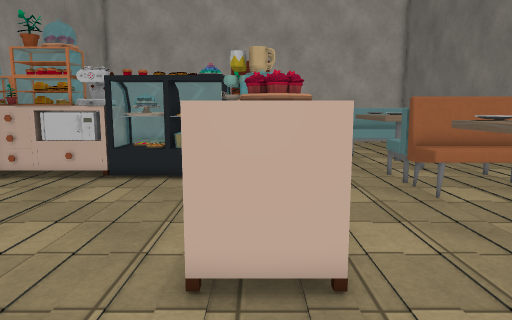
[1] (above)

24 first-person views from a walk through a scene from a Unity 3-D project. The camera is 1.4 m above the floor, tilts 8° down and sees 70° across. The floor is counted in squares, 0.5 m on a side. Each view is taken from the middle of a square. On the plan, view 1 faces up. The plan holds only what a view shows up to about 20 squares ahead; the rest is blank. The player is left out. Some surface patterns are stand-ins.

[2]
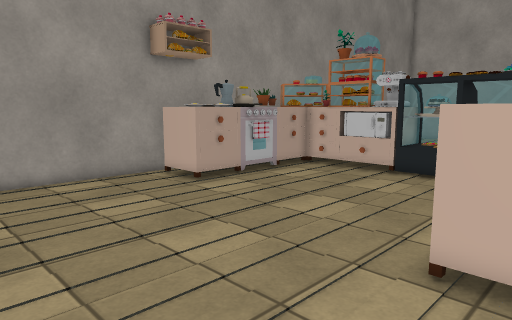

[3]
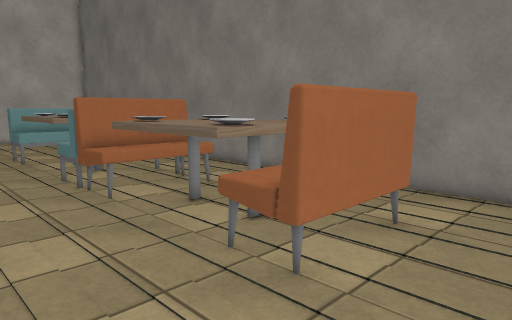

[4]
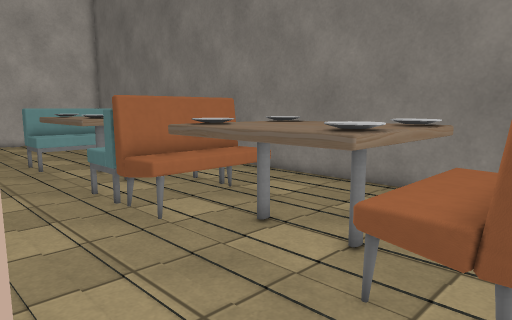

[5]
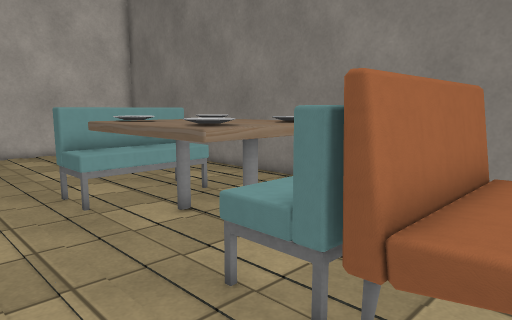

[6]
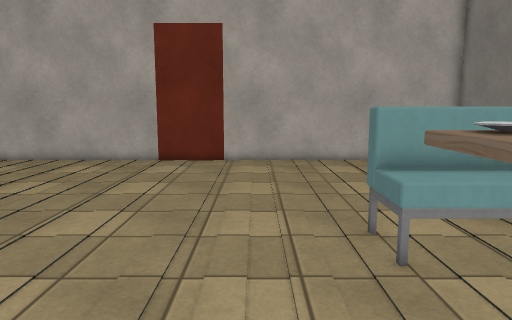

[7]
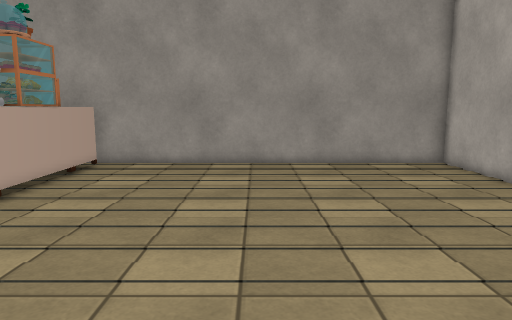

[8]
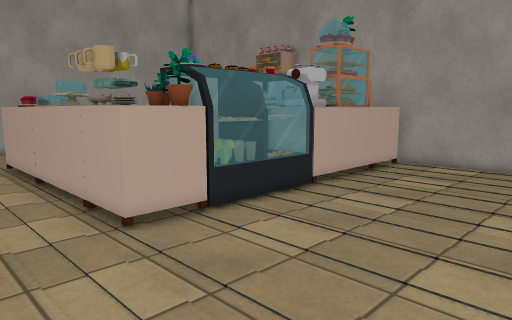

[9]
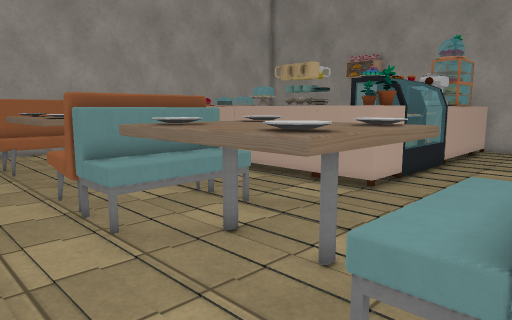

[10]
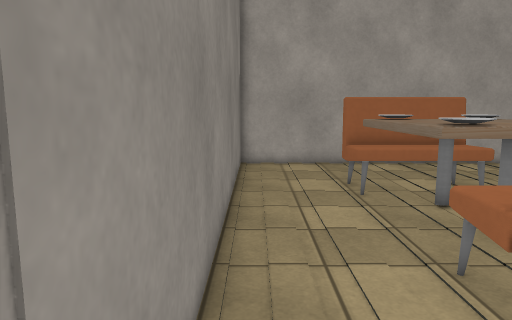

[11]
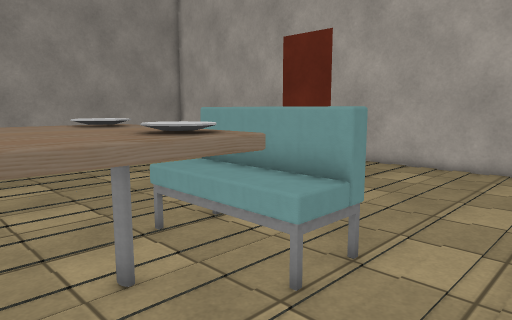

[12]
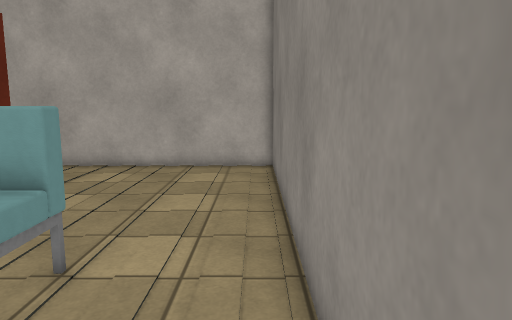

[13]
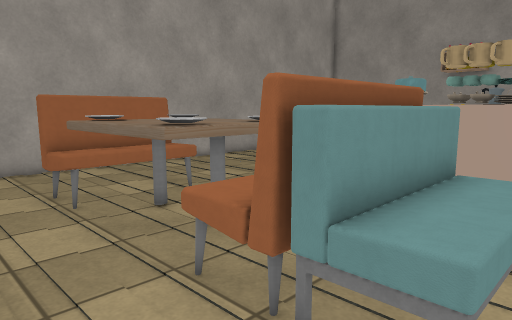

[14]
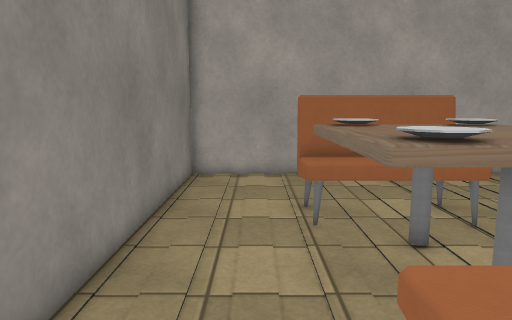

[15]
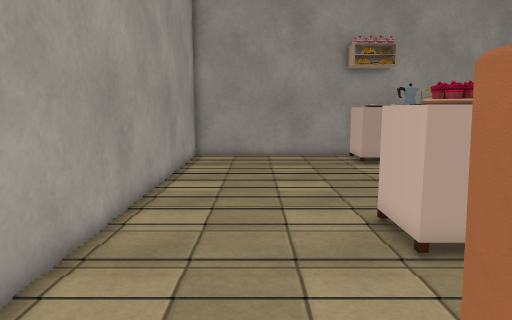

[16]
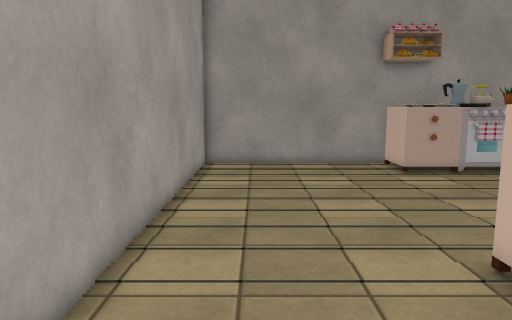

[17]
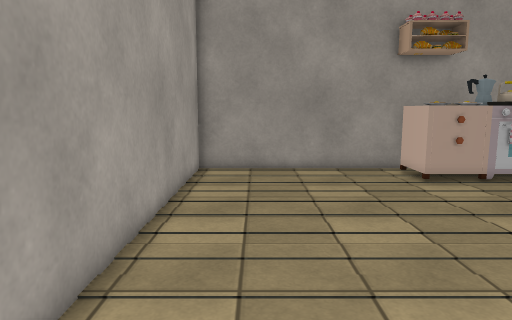

[18]
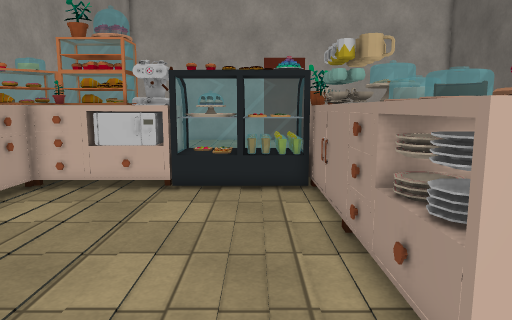

[19]
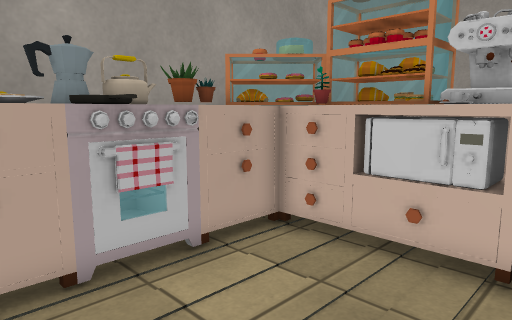

[20]
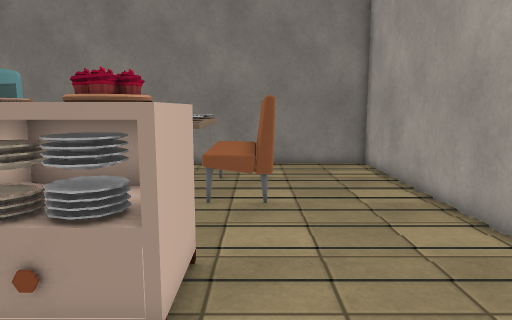

[21]
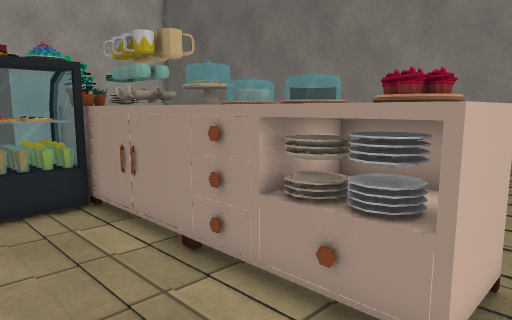

[22]
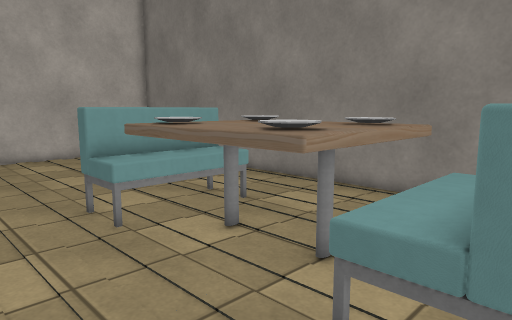

[23]
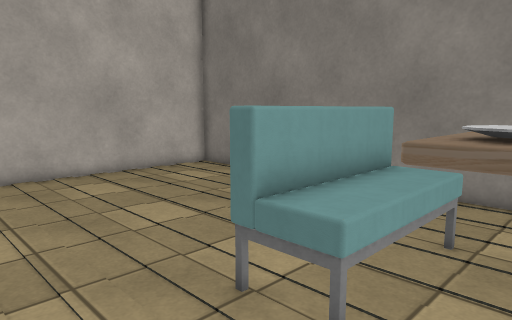

[24]
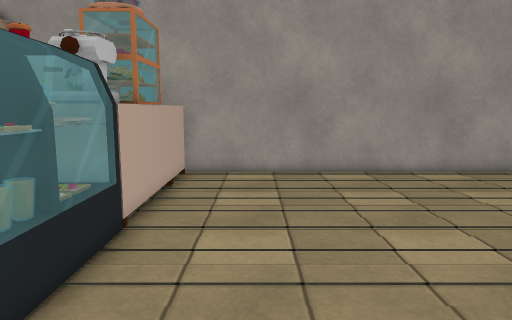

### Floor plan
Points are (right, up) in squares from view 1. A wall is a line through its corners. A room is listed if a view was taken in it or the views show most of it. See-through windows are left out.
Room 1 (views 1, 2, 3, 4, 5, 6, 7, 8, 9, 10, 11, 12, 13, 14, 15, 16, 17, 18, 19, 20, 21, 22, 23, 24)
walls: (-6.5, 16) (-7.1, 16); (-7.5, 16.5) (-6.2, 16.5) (-6.2, 15.4) (-7.5, 15.4); (0.3, 7.4) (-0.1, 8.2); (0.4, 6) (0, 6.1); (0.4, 5.8) (0, 6) (0.3, 6.4); (0.7, 5.8) (0.2, 5.6) (0, 6); (0.1, 5.6) (0, 6.5); (13.8, 12.6) (13.8, 34.8) (-13.8, 34.8) (-13.8, -1.7) (13.8, -1.7) (13.8, 2.5)
ways out: opening at (3, 4.7) to room 2; opening at (3.2, 11) to room 2; opening at (12, 2.7) to room 2; opening at (12, 13) to room 2
objects: cupboard (-13, 7) to (-11, 8); stove (-13, 10) to (-11, 12); pot (-13, 12) to (-12, 12); cupboard (-13, 17) to (-11, 17); other object (-12, 8) to (-12, 9); cupboard (-12, 10) to (-11, 10); other object (-11, 9); cupboard (-11, 13) to (-11, 14); cupboard (-11, 15) to (-8, 15); other object (-10, 11); cupboard (-10, 17) to (-6, 17); other object (-9, 16) to (-8, 16); cup (-7, 15); cupboard (-6, 15); fridge (-5, 15) to (-2, 17); cupboard (-1, 5) to (1, 10); cupboard (-1, 11); cup (-1, 12) to (0, 14); cupboard (-1, 15) to (1, 17); cupboard (1, 11) to (1, 14); bench (5, 14) to (10, 15); bench (5, 21) to (10, 23); table (6, 16) to (10, 20)
Room 2 (no view inside)
walls: (13.8, 2.5) (13.8, 12.6)
ways out: opening at (3, 4.7) to room 1; opening at (3.2, 11) to room 1; opening at (12, 2.7) to room 1; opening at (12, 13) to room 1
objects: bench (5, 3) to (10, 6); bench (5, 11) to (10, 13); table (6, 6) to (10, 10)

Positions as (right, up) in squares from view 1, and headings:
1: (0, 0), facing up
2: (1, -1), facing up-left
3: (1, 0), facing up-right
4: (1, 3), facing up-right
5: (2, 11), facing up-right
6: (3, 15), facing up
7: (5, 25), facing left
8: (5, 25), facing down-left
9: (13, 23), facing down-left
10: (13, 17), facing down
11: (13, 17), facing up-left
12: (13, 17), facing up
13: (13, 16), facing down-left
14: (11, 14), facing down
15: (8, 2), facing left
16: (5, 1), facing left
17: (3, 1), facing left
18: (-3, 2), facing up
19: (-5, 8), facing up-left
20: (-5, 4), facing right
21: (-5, 4), facing up-right
22: (2, 13), facing up-right
23: (2, 19), facing up-right
24: (2, 20), facing left
